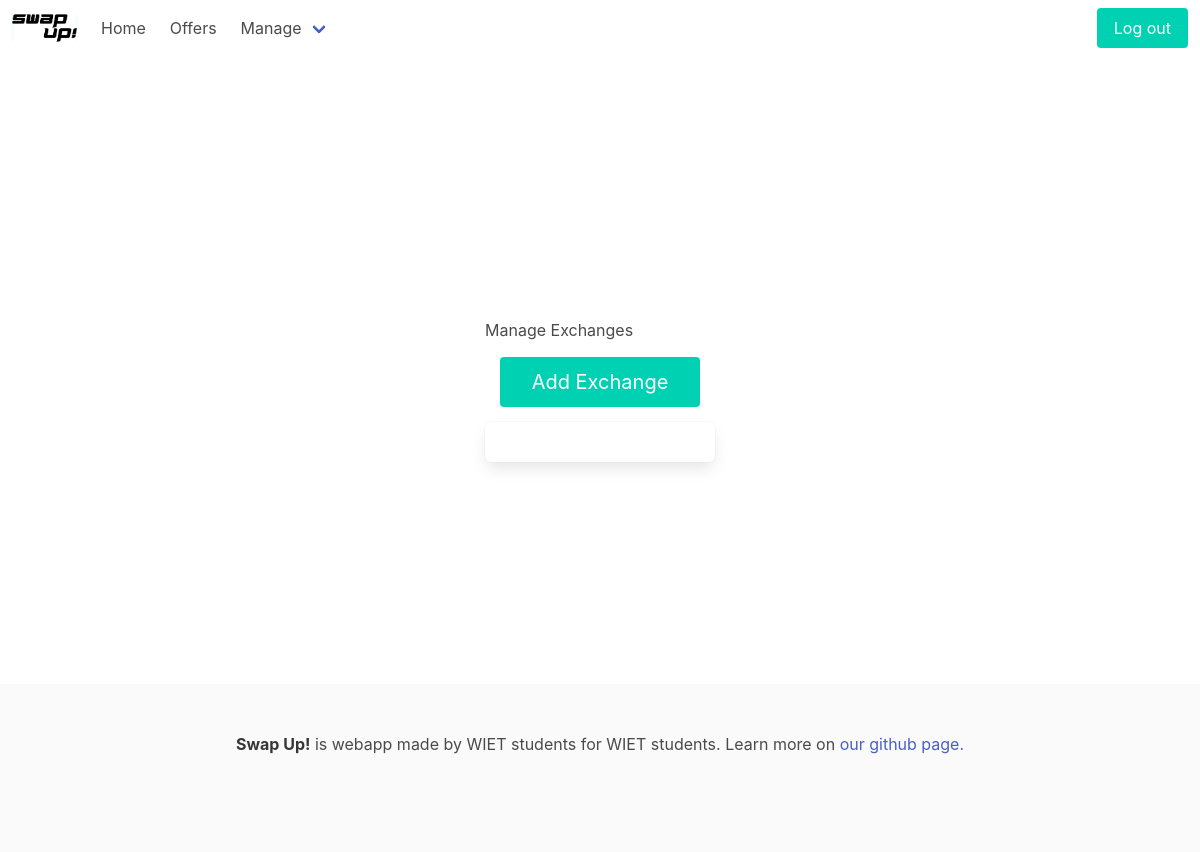
Page /exchange/manage/ (signed in) on the earlier database version.
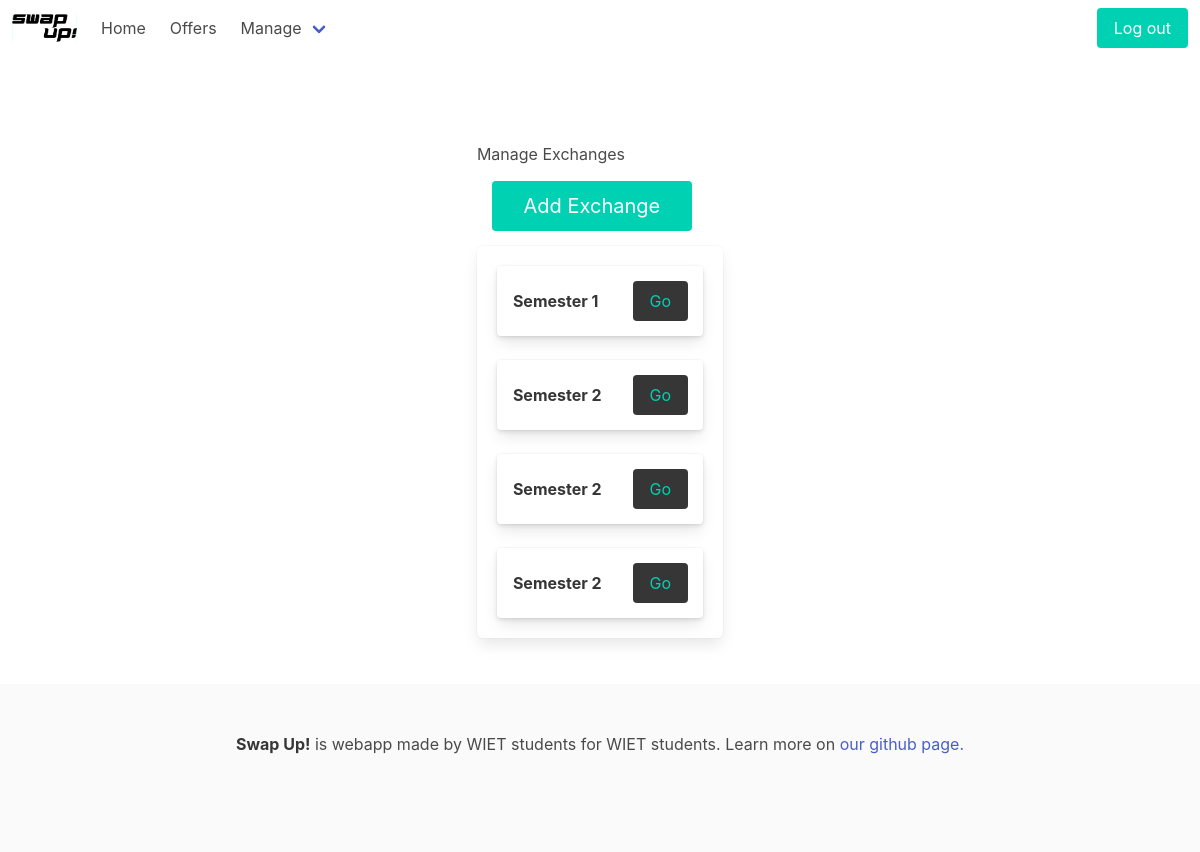
Same page on the later database version.
### exchange/models.py (models this page shows)
class Exchange(models.Model):
    class Semester(models.IntegerChoices):
        SEM1 = 1
        SEM2 = 2
        SEM3 = 3
        SEM4 = 4
        SEM5 = 5
        SEM6 = 6
        SEM7 = 7
        SEM8 = 8
        SEM9 = 9
        SEM10 = 10
    creation_date = models.DateField(null=True)
    modification_date = models.DateField(null=True)
    name = models.CharField(max_length=30, null=True)
    semester = models.IntegerField(choices=Semester.choices, null=True)

### exchange/views.py (the view)
# urls.py: path('manage/', views.manage, name='manage'),
@login_required
def manage(request):
    db_exchanges = Exchange.objects.all()
    print(db_exchanges)
    exchanges = []
    for exchange in db_exchanges:
        exchange_dict = {
            "name": exchange.name,
            "id": exchange.semester
        }
        print(exchange_dict)
        exchanges.append(exchange_dict)
    return render(request, 'exchange/manage.html', {'exchanges': exchanges})

### exchange/templates/exchange/manage.html
{% extends 'base.html' %}
{% block content %}
<div class="container is-max-desktop">
<div style="padding-top: 20px;">
    <h1 class="hero ">Manage Exchanges</h1>
</div>
<a class="button is-primary" href="{% url 'add-exchange' %}"
   style=" margin: 15px; height: 50px; width: 200px; font-size: 20px;">
    Add Exchange
</a>
<section class="box ">
    {% for exchange in exchanges %}
    <div class="card block ">
        <header class="card-header">
            <p class="card-header-title">
                {{exchange.name}}
            </p>
            <a class="button is-dark has-text-primary" style=" margin: 15px;" href="/exchange/manage/{{exchange.id}}">
                Go
            </a>
        </header>
    </div>
    {% endfor %}
</section>
</div>
{% endblock %}

### exchange/templates/base.html (shortened to what this page needs)
{% load static %}
<!DOCTYPE html>
<html class="has-navbar-fixed-top">
    <head>
        <link rel="stylesheet" type="text/css" href="{% static 'exchange/main.css' %}">
    </head>
{% block body %}
<nav class="navbar is-fixed-top" role="navigation" aria-label="main navigation">
  <div class="navbar-brand">
    <a class="navbar-item" href="{% url 'index' %}">
      <img src="{% static 'exchange/logo-big-rectangle.png' %}" width="65" height="28">
    </a>
  </div>
  <div id="navbarBasic" class="navbar-menu">
    <div class="navbar-start">
      <a class="navbar-item" href="{% url 'user-home' %}">
        Home
      </a>
      <a class="navbar-item" href="{% url 'offers' %}">
        Offers
      </a>
      <div class="navbar-item has-dropdown is-hoverable">
        <a class="navbar-link" href="#">
          Manage
        </a>
      </div>
    </div>
    <div class="navbar-end">
      <div class="navbar-item">
        <div class="buttons">
          {% if user.is_authenticated %}
            <a class="button is-primary" href="{% url 'logout' %}">
              Log out
            </a>
          {% endif %}
        </div>
      </div>
    </div>
  </div>
</nav>
  {% block content %}
  {% endblock %}
<footer class="footer is-hidden-mobile ">
    <div class="content has-text-centered">
        <strong>Swap Up!</strong> is webapp made by WIET students for WIET students. Learn more on <a href="https://github.com/wsrtka/SwapUp">our github page.</a>
    </div>
</footer>
{% endblock body %}
</html>

Differences in the rows shown:
added Exchange: name "Semester 1"
added Exchange: name "Semester 2"
added Exchange: name "Semester 2"
added Exchange: name "Semester 2"
Other differences:
new list line: "Go"
